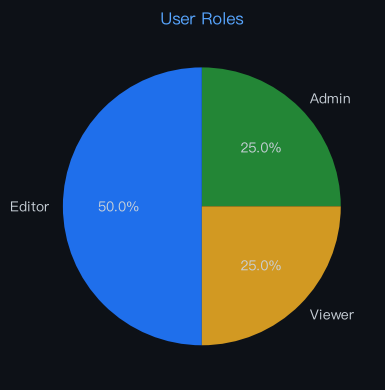

Generate this figure with Python:
import matplotlib
matplotlib.use('Agg')
import matplotlib.pyplot as plt
import matplotlib.font_manager as fm
import json

for f in fm.fontManager.ttflist:
    if 'PingFang' in f.name:
        plt.rcParams['font.family'] = f.name
        break
plt.rcParams['axes.unicode_minus'] = False

labels = ["Admin","Editor","Viewer"]
datasets = [{"label":"Users","data":[1,2,1]}]
chartType = "pie"

fig, ax = plt.subplots(figsize=(6, 4))
fig.patch.set_facecolor('#0d1117')
ax.set_facecolor('#161b22')
ax.tick_params(colors='#c9d1d9')

if chartType == 'pie':
    wedges, texts, autotexts = ax.pie(datasets[0]['data'], labels=labels, autopct='%1.1f%%',
        colors=['#238636','#1f6feb','#d29922','#f85149','#a371f7','#3fb950'],
        textprops={'color':'#c9d1d9'})
else:
    for ds in datasets:
        if chartType == 'bar':
            ax.bar(labels, ds['data'], label=ds['label'])
        elif chartType == 'line':
            ax.plot(labels, ds['data'], marker='o', label=ds['label'])
    ax.legend(facecolor='#161b22', edgecolor='#30363d', labelcolor='#c9d1d9')

ax.set_title("User Roles", color='#58a6ff', fontsize=12)
plt.tight_layout()
plt.savefig("/Users/wisonzhu/projects/ag-ui-demo/.tmp/chart_o1i5wm.png", dpi=100, bbox_inches='tight', facecolor='#0d1117')
